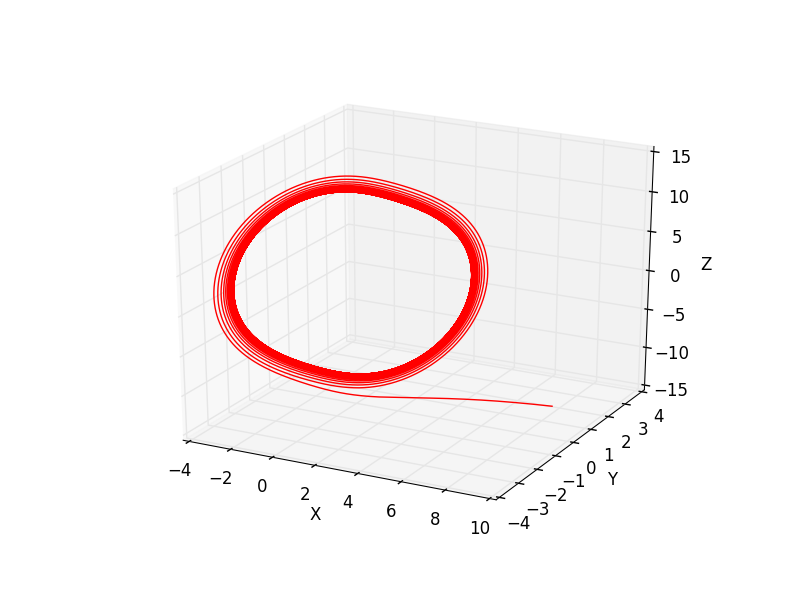

Generate this figure with Python:
#Chua's attractor

import pylab
import numpy as np
import math as m
import matplotlib.pyplot as plt
from mpl_toolkits.mplot3d import Axes3D

def f1(t, x, y, z): return alpha*(y-x)-alpha*(m1*x+(m0-m1)*m.tanh(x))
def f2(t, x, y, z): return x-y+z
def f3(t, x, y, z): return -(beta*y+gamma*z)

alpha=8.4562
beta=12.0732
gamma=0.0052
m1=0.3532
m0=-1.1468


x_initial=8.82
y_initial=0.5561
z_initial=-12.6008
t_initial=0
t_final=10
h=0.0001

def Runge(x_initial, y_initial, z_initial, t_initial, h, t_final): 
        time=list(np.arange(t_initial, t_final+h, h))
        X=[x_initial]
        Y=[y_initial]
        Z=[z_initial]
        
        
        for i in range(1, len(time)):
                p=time[i-1]
                q=X[i-1]
                r=Y[i-1]
                s=Z[i-1]

                k11=h*f1(p, q, r, s)
                k21=h*f2(p, q, r, s)
                k31=h*f3(p, q, r, s)

                k12=h*f1(p+h/2., q+k11/2., r+k21/2., s+k31/2.)
                k22=h*f2(p+h/2., q+k11/2., r+k21/2., s+k31/2.)
                k32=h*f3(p+h/2., q+k11/2., r+k21/2., s+k31/2.)
                
                k13=h*f1(p+h/2., q+k12/2., r+k22/2., s+k32/2.)
                k23=h*f2(p+h/2., q+k12/2., r+k22/2., s+k32/2.)
                k33=h*f3(p+h/2., q+k12/2., r+k22/2., s+k32/2.)
                
                k14=h*f1(p+h, q+k13, r+k23, s+k33)
                k24=h*f2(p+h, q+k13, r+k23, s+k33)
                k34=h*f3(p+h, q+k13, r+k23, s+k33)

                X+=[X[i-1]+(k11+2*k12+2*k13+k14), ]
                Y+=[Y[i-1]+(k21+2*k22+2*k23+k24), ]
                Z+=[Z[i-1]+(k31+2*k32+2*k33+k34), ]
        fig=plt.figure()
        ax=plt.axes(projection='3d')
        ax.plot3D(X, Y, Z, 'red')
        ax.set_xlabel('X')
        ax.set_ylabel('Y')
        ax.set_zlabel('Z')
        plt.show()


Runge(x_initial, y_initial, z_initial, t_initial, h, t_final)
